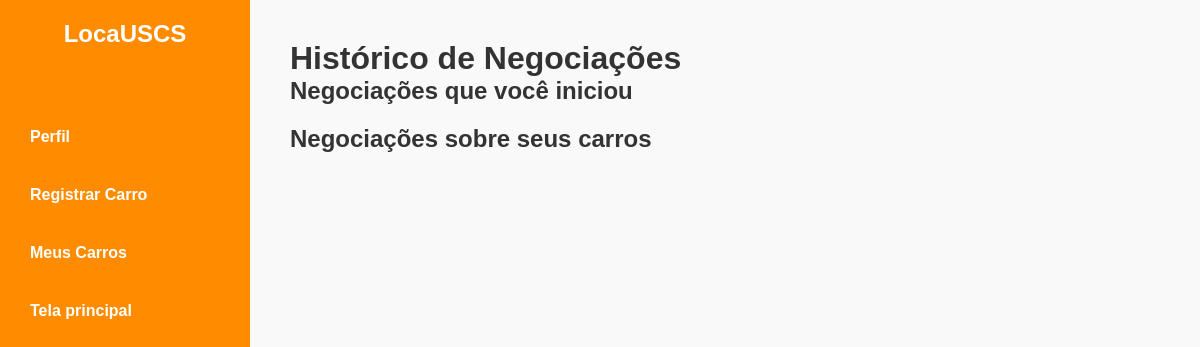
/negociacoes (signed in), run on an earlier commit of the app's database.
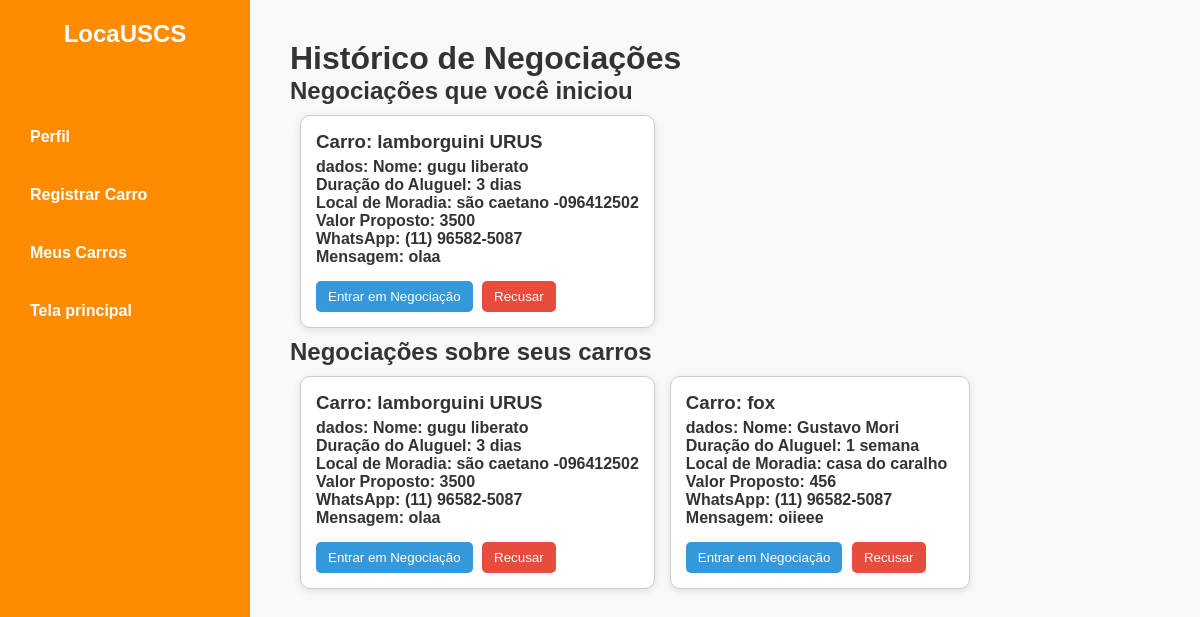
And on a later commit of the database.
### tables this page shows
CREATE TABLE negociacoes (
            id INTEGER PRIMARY KEY AUTOINCREMENT,
            carro_id INTEGER,
            descricao TEXT, -- agora permite NULL
            email_contato TEXT NOT NULL,
            telefone TEXT NOT NULL, status TEXT,
            FOREIGN KEY(carro_id) REFERENCES carros(id)
        );

CREATE TABLE carros (
        id INTEGER PRIMARY KEY AUTOINCREMENT,
        modelo TEXT NOT NULL,
        ano INTEGER NOT NULL,
        km INTEGER NOT NULL,
        lkm REAL NOT NULL,
        categoria TEXT NOT NULL,
        imagem TEXT NOT NULL,
        usuario_id INTEGER, id_usuario INTEGER,
        FOREIGN KEY (usuario_id) REFERENCES usuarios(id)
    );

### locauscs.py (the view, shortened to what this page needs)
@app.route('/negociacoes', methods=['GET', 'POST'])
def negociacoes():
    if 'user_id' not in session:
        return redirect(url_for('login'))
    user_id = session['user_id']
    conn = sqlite3.connect('locauscs.db')
    cursor = conn.cursor()
    cursor.execute('''
        SELECT n.id, c.modelo, n.descricao, n.email_contato, n.telefone, n.status
        FROM negociacoes n
        JOIN carros c ON n.carro_id = c.id
        WHERE c.usuario_id = ?
    ''', (user_id,))
    negociacoes_dono = cursor.fetchall()
    cursor.execute('''
        SELECT n.id, c.modelo, n.descricao, n.email_contato, n.telefone, n.status
        FROM negociacoes n
        JOIN carros c ON n.carro_id = c.id
        WHERE n.email_contato = (SELECT email FROM usuarios WHERE id = ?)
    ''', (user_id,))
    negociacoes_locatario = cursor.fetchall()
    conn.close()
    return render_template('negociacoes.html',
                           negociacoes_dono=negociacoes_dono,
                           negociacoes_locatario=negociacoes_locatario)

### templates/negociacoes.html (shortened to what this page needs)
<!DOCTYPE html>
<html lang="pt-br">
<head>
    <link rel="stylesheet" href="{{ url_for('static', filename='css/estilo.css') }}" />
</head>
<body>
    <div class="sidebar">
        <div class="logo"><h2>LocaUSCS</h2></div>
        <ul class="sidebar-links">
            <li><a href="{{ url_for('perfil') }}">Perfil</a></li>
            <li><a href="{{ url_for('registrar_carro') }}">Registrar Carro</a></li>
            <li><a href="{{ url_for('meus_carros') }}">Meus Carros</a></li>
            <li><a href="{{ url_for('home') }}">Tela principal</a></li>
        </ul>
    </div>
    <div class="content">
        <h1>Histórico de Negociações</h1>
        <h2>Negociações que você iniciou</h2>
        <div class="scroll-container">
            {% for negociacao in negociacoes_locatario %}
            <div class="negociacao">
                <h3>Carro: {{ negociacao[1] }}</h3>
                <strong><p>dados: {{ negociacao[2] | replace('\n', '<br>') | safe }}</p></strong>
                <button
                    class="btn btn-primary btn-negociacao"
                    data-negociacao='{{ negociacao|tojson|safe }}'
                >Entrar em Negociação</button>
                <form action="{{ url_for('recusar_negociacao') }}" method="post" style="display:inline;">
                    <button type="submit" class="btn btn-danger">Recusar</button>
                </form>
            </div>
            {% endfor %}
        </div>
        <h2>Negociações sobre seus carros</h2>
        <div class="scroll-container">
            {% for negociacao in negociacoes_dono %}
            <div class="negociacao">
                <h3>Carro: {{ negociacao[1] }}</h3>
                <strong><p>dados: {{ negociacao[2] | replace('\n', '<br>') | safe }}</p></strong>
                <button
                    class="btn btn-primary btn-negociacao"
                    data-negociacao='{{ negociacao|tojson|safe }}'
                >Entrar em Negociação</button>
                <form action="{{ url_for('recusar_negociacao') }}" method="post" style="display:inline;">
                    <button type="submit" class="btn btn-danger">Recusar</button>
                </form>
            </div>
            {% endfor %}
        </div>
    </div>
</body>
</html>

What changed in the data, as far as the page shows it:
added negociacoes: modelo "lamborguini URUS", descricao "Nome: gugu liberato Duração do Aluguel: 3 dias Local de Moradia: são caetano -096412502 Valor Proposto: 3500 WhatsApp: (11) 96582-5087 Mensagem: olaa"
added negociacoes: modelo "fox", descricao "Nome: Gustavo Mori Duração do Aluguel: 1 semana Local de Moradia: casa do caralho Valor Proposto: 456 WhatsApp: (11) 96582-5087 Mensagem: oiieee", shown under "Negociações sobre seus carros"
